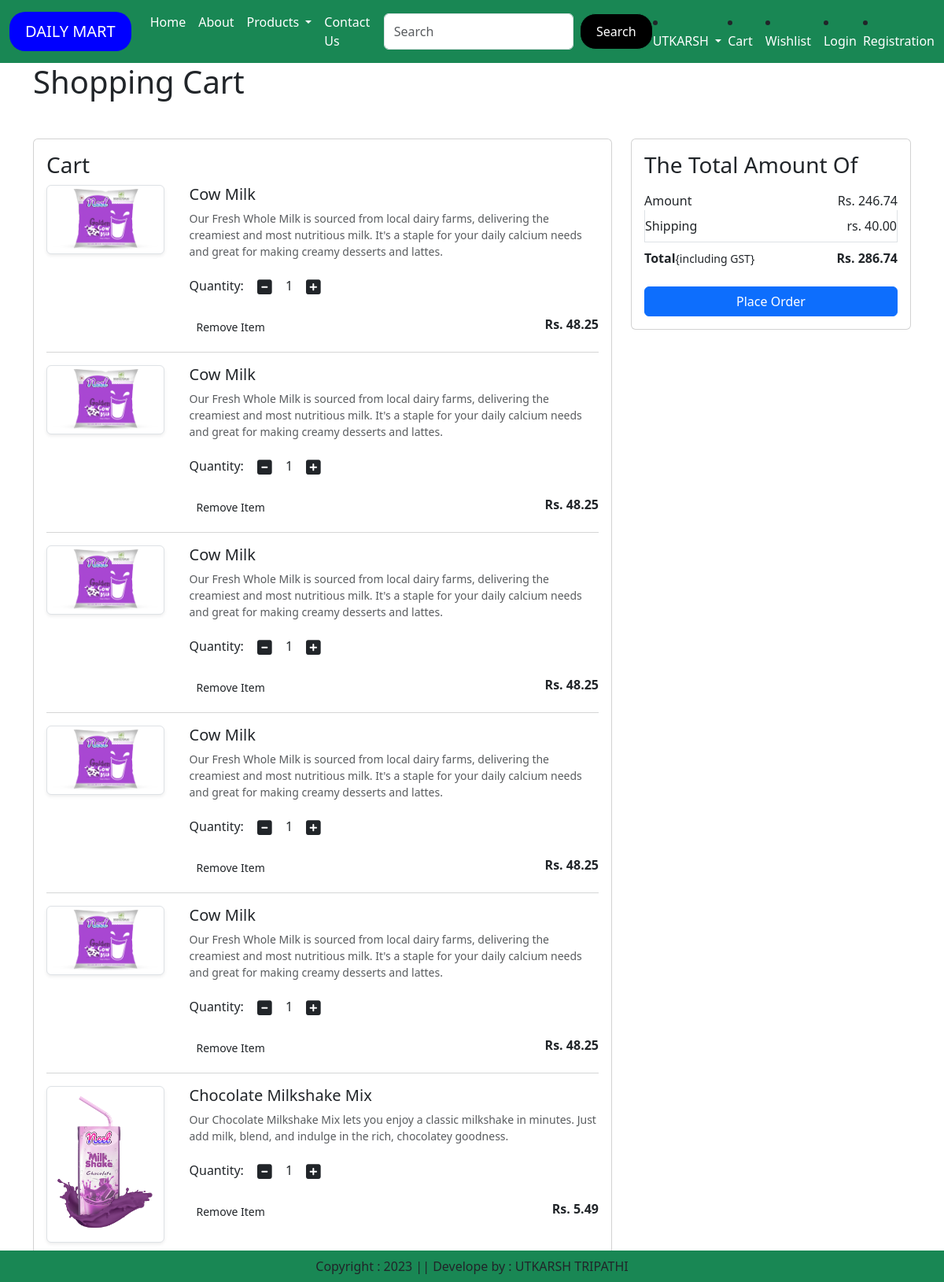
The app's page /cart/ (signed in) with its own data.
### app/models.py (models this page shows, shortened)
class Cart(models.Model):
    user = models.ForeignKey(User, on_delete=models.CASCADE)
    product = models.ForeignKey(Product, on_delete=models.CASCADE)
    quantity = models.PositiveIntegerField(default=1)

class Product(models.Model):
    title = models.CharField(max_length=100)
    selling_price = models.FloatField()
    discount_price = models.FloatField()
    description = models.TextField()
    composition = models.TextField(default='')
    prodapp = models.TextField(default='')
    category = models.CharField(choices=CATEGORY_CHOICES, max_length=2)
    product_image = models.ImageField(upload_to='product')

### app/views.py (the view)
# urls.py: path('cart/', views.show_cart, name='showcart'),
def show_cart(request):
    user = request.user
    cart = Cart.objects.filter(user=user)
    amount = 0
    for p in cart:
        value = p.quantity * p.product.discount_price
        amount = amount + value
    totalamount = amount + 40
    return render(request, 'app/addtocart.html',locals())

### app/templates/app/addtocart.html (shortened to what this page needs)
{% extends 'app/base.html' %}
{% load static %}
{% block main-content %}
<div class="container">
<div class="row">
    {% if cart %}
    <h1 class="text-centre mb-5">Shopping Cart</h1>
    <div class="col-sm-8">
        <div class="card">
            <div class="card-body">
                <h3>Cart</h3>
                {% for item in cart %}
                <div class="row">
                    <div class="col-sm-3 text-centre align-self-centre"><img src="{{item.product.product_image.url}}" alt="" srcset="" class="img-fluid img-thumbnail shadow-sm" height="150" width="150"></div>
                    <div class="col-sm-9">
                        <div>
                            <h5>{{item.product.title}} </h5>
                            <p class="mb-2 text-muted small">{{item.product.description}} </p>
                            <div class="my-3">
                                <label for="quantity">Quantity: </label>
                                <a class="minus-cart btn" pid={{item.product.id}}><i class="fas fa-minus-square fa-lg"></i></a>
                                <span id="quantity">{{item.quantity}}</span>
                                <a class="plus-cart btn" pid={{item.product.id}}><i class="fas fa-plus-square fa-lg"></i></a>
                            </div>
                            <div class="d-flex justify-content-between">
                                <a href="#" class="remove-cart btn btn-sm btn-secondry mr-3 " pid={{item.product.id}}>Remove Item</a>
                                <p class="mb-0"><span><strong>Rs. {{item.product.discount_price}}</strong></span></p>
                            </div>
                        </div>
                    </div>
                </div>
                <hr class="text-muted">
                {% endfor %}
            </div>
        </div>
    </div>
   <div class="col-sm-4">
    <div class="card">
        <div class="card-body">
            <h3>The Total Amount Of</h3>
            <ul class="list-group">
                <li class="list-group-item d-flex justify-content-between align-items-centre border-0 px-0 pb-0">Amount<span id="amount">Rs. {{amount}}</span></li>
                <li class="list-group-item d-flex justify-content-between align-items-centre px-0">Shipping<span>rs. 40.00</span></li>
                <li class="list-group-item d-flex justify-content-between align-items-centre border-0 px-0  mb-3">
                    <div>
                        <strong>Total</strong><small>{including GST}</small>
                    </div>
                    <span id="totalamount"><strong>Rs. {{totalamount}}</strong></span>
                </li>
            </ul>
            <div class="d-grid"><a href="{% url 'checkout' %}" class="btn btn-primary">Place Order</a></div>
        </div>
    </div>
   </div>
   {% else %}
   <h1 class="text-centre mb-5">Cart Is Empty</h1>
   {% endif %}
</div>
</div>
{% endblock main-content  %}

### app/templates/app/base.html (shortened to what this page needs)
<!DOCTYPE html>
{% load static%}
<html lang="en">
<head>
    <link href="https://cdn.jsdelivr.net/npm/bootstrap@5.3.1/dist/css/bootstrap.min.css" rel="stylesheet">
    <link rel ="stylesheet" href="{% static 'app/css/owl.carousel.min.css' %}" />
    <link rel ="stylesheet" href="{% static 'app/css/all.min.css' %}" />
    <link rel ="stylesheet" href="{% static 'app/css/style.css' %}" />
</head>
<body>
    <nav class="navbar navbar-expand-lg navbar-dark bg-success">
        <div class="container-fluid">
            <a class="navbar-brand" href="{% url 'home' %}" style="display: inline-block; padding: 10px 20px; background-color: blue; border-radius: 20px; text-decoration: none; color: #fff;">DAILY MART</a>
          <div class="collapse navbar-collapse" id="navbarScroll">
            <ul class="navbar-nav me-auto my-2 my-lg-0 navbar-nav-scroll" style="--bs-scroll-height: 100px;">
              <li class="nav-item">
                <a class="nav-link active" aria-current="page" href="{% url 'home' %}">Home</a>
              </li>
              <li class="nav-item">
                <a class="nav-link active" aria-current="page" href="{% url 'about' %}">About</a>
              </li>
              <li class="nav-item dropdown">
                <a class="nav-link dropdown-toggle text-white" href="#" role="button" data-bs-toggle="dropdown" aria-expanded="false">
                  Products
                </a>
              </li>
              <li class="nav-item">
                <a class="nav-link active" aria-current="page" href="{% url 'contact' %}">Contact Us</a>
              </li>
            </ul>
            <form class="d-flex" role="search">
              <input class="form-control me-2" type="search" placeholder="Search" aria-label="Search">
              <button class="btn btn-outline-success text-white" type="submit" style="display: inline-block; padding: 10px 20px; background-color: black; border-radius: 20px; text-decoration: none; color: #fff;">Search</button>
            </form>
          </div>
          <li class="nav-item dropdown">
            <a class="nav-link dropdown-toggle text-white" href="#" role="button" data-bs-toggle="dropdown" aria-expanded="false">
              UTKARSH
            </a>
          </li>
          <li class="nav-item mx-2">
            <a class="nav-link active text-white"  href="{% url 'showcart' %}">Cart</a>
          </li>
          <li class="nav-item mx-2">
            <a class="nav-link active text-white"  href="#">Wishlist</a>
          </li>
          <li class="nav-item mx-2">
            <a class="nav-link active text-white" href="{% url 'login' %}">Login</a>
          </li>
          <li class="nav-item">
            <a class="nav-link active text-white"  href="{% url 'customerregistraion' %}">Registration</a>
          </li>
        </div>
      </nav>
      {% block main-content %}{% endblock main-content %}
      <footer class="container-fluid fixed-bottom bg-success text-center p-2 mt-5">
        Copyright : 2023 || Develope by : UTKARSH TRIPATHI
</body>
</html>

### records on screen
Cart: product.product_image (picture), product "Cow Milk", product.description "Our Fresh Whole Milk is sourced from local dairy farms, delivering the creamiest and most nutritious milk. It's a staple for your daily calcium needs and great for making creamy desserts and lattes.", quantity "1", product.discount_price "48.25"
Cart: product.product_image (picture), product "Cow Milk", product.description "Our Fresh Whole Milk is sourced from local dairy farms, delivering the creamiest and most nutritious milk. It's a staple for your daily calcium needs and great for making creamy desserts and lattes.", quantity "1", product.discount_price "48.25"
Cart: product.product_image (picture), product "Cow Milk", product.description "Our Fresh Whole Milk is sourced from local dairy farms, delivering the creamiest and most nutritious milk. It's a staple for your daily calcium needs and great for making creamy desserts and lattes.", quantity "1", product.discount_price "48.25"
Cart: product.product_image (picture), product "Cow Milk", product.description "Our Fresh Whole Milk is sourced from local dairy farms, delivering the creamiest and most nutritious milk. It's a staple for your daily calcium needs and great for making creamy desserts and lattes.", quantity "1", product.discount_price "48.25"
Cart: product.product_image (picture), product "Cow Milk", product.description "Our Fresh Whole Milk is sourced from local dairy farms, delivering the creamiest and most nutritious milk. It's a staple for your daily calcium needs and great for making creamy desserts and lattes.", quantity "1", product.discount_price "48.25"
Cart: product.product_image (picture), product "Chocolate Milkshake Mix", product.description "Our Chocolate Milkshake Mix lets you enjoy a classic milkshake in minutes. Just add milk, blend, and indulge in the rich, chocolatey goodness.", quantity "1", product.discount_price "5.49"

### other values on screen
{{ amount }} "246.74"
{{ totalamount }} "286.74"
